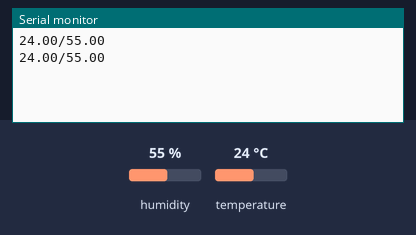
The sketch below on a simulated ESP32. On the bench: the last lines printed to the serial monitor. The test bench sets the inputs (shaded band); at power-on: humidity 55 %, temperature 24 °C.

Above: at 2.8 s.
2.9 s: humidity set to 22 %
At 4.4 s:
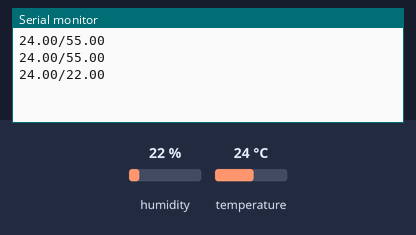
5.6 s: temperature set to 12 °C
At 7.5 s:
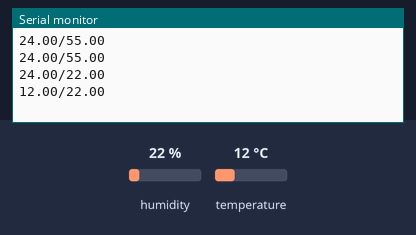
8.3 s: humidity set to 40 %
At 11.3 s:
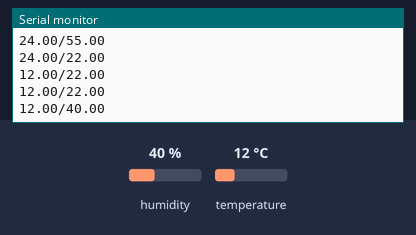
Timing chart, 0 to 12.8 s (numbered marks = the images above; inputs shaded):
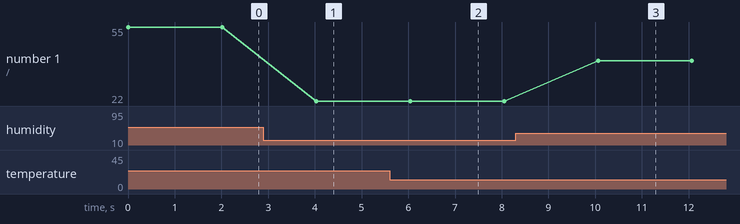

Measured:
- after the input at 2.9 s, the serial monitor: prints a new line after 1.1 s (image 1)
- after the input at 5.6 s, the serial monitor: prints a new line after 0.44 s (image 2)
- after the input at 8.3 s, the serial monitor: prints a new line after 1.8 s (image 3)
- plotted number 1: 55 → 22 after the input at 2.9 s, 22 → 40 after the input at 8.3 s

The sketch:

temp.ino
```cpp
#include <DHTesp.h>

#define pin 25

DHTesp dht;


void setup() {
  // put your setup code here, to run once:
  Serial.begin(115200);
  dht.setup(pin, DHTesp::DHT11);
}

void loop() {
  // put your main code here, to run repeatedly:
  String out = "";
  TempAndHumidity lastValues = dht.getTempAndHumidity();
  out = out + String(lastValues.temperature) + "/" + String(lastValues.humidity);
  Serial.println(out);
  delay(2000);
}
```
